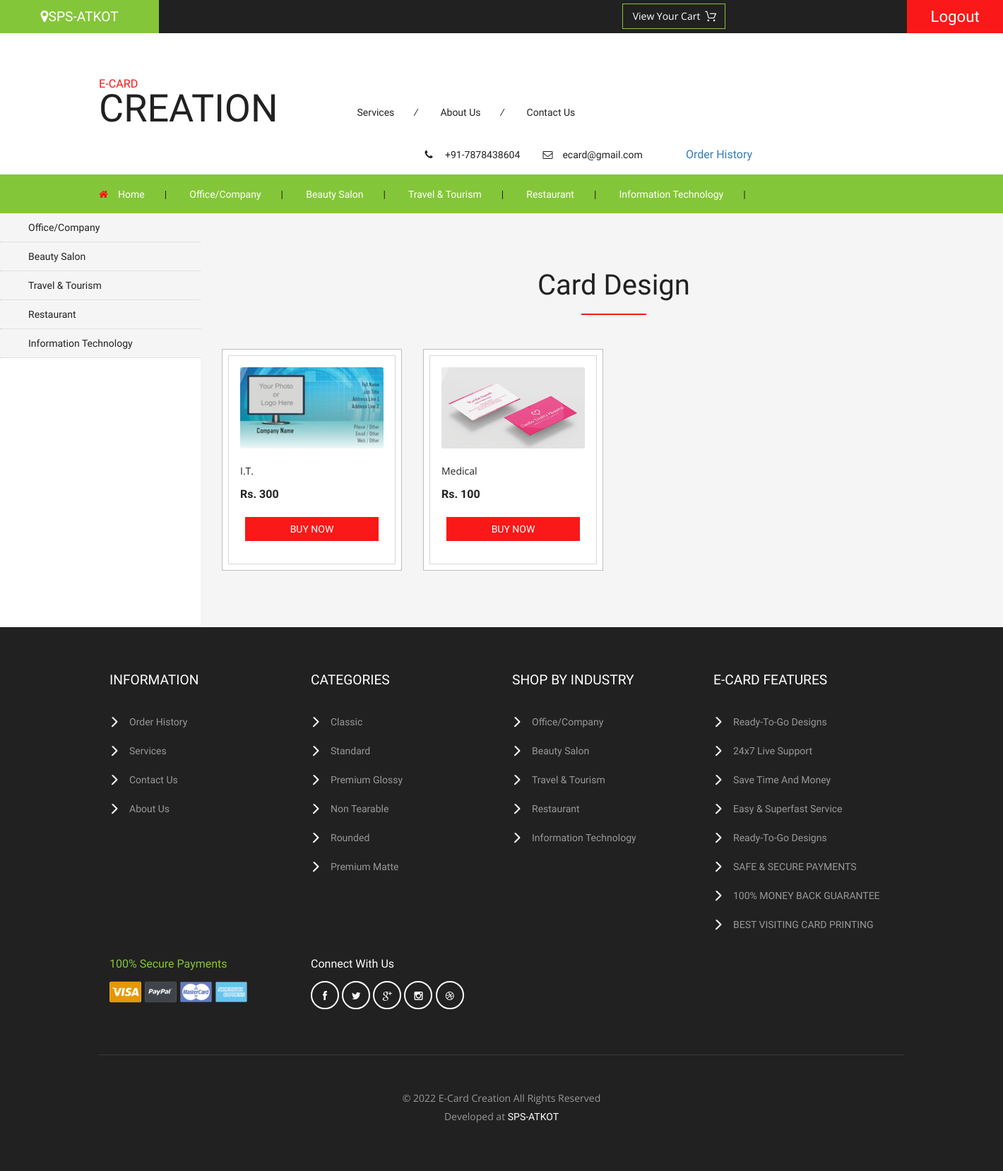
/User/card.php?id=1 (signed in), run on the app's committed database.
### tables this page shows
CREATE TABLE `industry_info` (
  `Industry_id` int(5) NOT NULL DEFAULT 0,
  `Industry_name` text NOT NULL
);

CREATE TABLE `card_info` (
  `Card_id` int(5) NOT NULL DEFAULT 0,
  `Category` text NOT NULL,
  `Industry` text NOT NULL,
  `Name` text NOT NULL,
  `Image` text NOT NULL,
  `Price` int(5) NOT NULL
);

CREATE TABLE `cat_info` (
  `Cat_id` int(5) NOT NULL DEFAULT 0,
  `Cat_name` varchar(100) NOT NULL,
  `Cat_img` text NOT NULL
);

### User/card.php (the view, shortened to what this page needs)
		<?php
	include "Header.php";
?>
	<div class="w3ls_w3l_banner_nav_right_grid w3ls_w3l_banner_nav_right_grid_popular">
		<div class="container">
			<h3>Card Design</h3>
				<div class="w3ls_w3l_banner_nav_right_grid1">
		<?php
$id=$_REQUEST['id'];
include 'Connection.php';
$query="SELECT * FROM card_info where Category='$id'";
$c=mysqli_query($con,$query);
while($r=mysqli_fetch_array($c))
{
	?>
					<div class="col-md-3 w3ls_w3l_banner_left">
						<div class="hover14 column">
						<div class="agile_top_brand_left_grid w3l_agile_top_brand_left_grid">
							<div class="agile_top_brand_left_grid1">
								<figure>
									<div class="snipcart-item block">
										<div class="snipcart-thumb">
											<img src="../web/upload/<?php echo $r['Image'];?>" data-imagezoom="true" height="300" width="500"  class="img-responsive"/>
											<p><?php echo $r['Name'];?></p>
											<h4>Rs. <?php echo $r['Price'];?></h4>
										</div>
										<div class="snipcart-details">
											<a href="single.php?id=<?php echo $r['Card_id'];?>"><input type="submit" name="submit" value="Buy Now" class="button" /></a>
										</div>
									</div>
								</figure>
							</div>
						</div>
						</div>
					</div>
	<?php
}
?>
				<div class="clearfix"> </div>
				</div>
		</div>
	</div>
	</div>
<?php
	include "Footer.php";
?>

### User/Header.php (shortened to what this page needs)
<!DOCTYPE html>
<html>
<head>
<link href="css/bootstrap.css" rel="stylesheet" type="text/css" media="all" />
<link href="css/style.css" rel="stylesheet" type="text/css" media="all" />
<link href="css/font-awesome.css" rel="stylesheet" type="text/css" media="all" />
</head>
<body>
	<div class="agileits_header">
		<div class="w3l_offers">
			<a href="index.php"><i class="fa fa-map-marker"></i>SPS-ATKOT</a>
		</div>
		<?php
		if(isset($_SESSION['user'])){
		?>
			<div class="product_list_header">
			<form action="checkout.php" class="last">
                <fieldset>
                    <input type="submit" name="submit" value="View your cart" class="button" />
                </fieldset>
            </form>
			</div>
			<div class="w3l_header_right1">
			<h2><a href="logout.php">Logout</a></h2>
			</div>
		<?php
		}else{
			?>
			<div class="w3l_header_right1">
			<h2><a href="login.php">Login</a></h2>
			</div>
			<?php
		}
		?>
		<div class="clearfix"> </div>
	</div>
	<div class="logo_products">
		<div class="container">
			<div class="w3ls_logo_products_left">
				<h1><a href="index.php"><span>E-Card</span> Creation</a></h1>
			</div>
			<div class="w3ls_logo_products_left1">
				<ul class="special_items">
					<li><a href="Services.php">Services</a><i>/</i></li>
					<li><a href="about.php">About Us</a><i>/</i></li>
					<li><a href="ContactUs.php">Contact Us</a></li>
				</ul>
			</div>
			<div class="w3ls_logo_products_left1">
				<ul class="phone_email">
					<li><i class="fa fa-phone" aria-hidden="true"></i> +91-7878438604</li>
					<li><i class="fa fa-envelope-o" aria-hidden="true"></i><a href="ecard@gmail.com">ecard@gmail.com</a></li>
					<?php
					if(isset($_SESSION['user'])){
						?>
						&nbsp;&nbsp;&nbsp;&nbsp;&nbsp;&nbsp;&nbsp;<i class="fa fa-history"></i><a href="OrderHistory.php">Order History</a>
						<?php
					}
					?>
				</ul>
			</div>
			<div class="clearfix"> </div>
		</div>
	</div>
	<div class="products-breadcrumb">
		<div class="container">
			<ul>
				<li><i class="fa fa-home" aria-hidden="true"></i><a href="index.php">Home</a><span>|</span></li>
				<?php
				include "connection.php";
				$query="SELECT * FROM industry_info";
				$c=mysqli_query($con,$query);
				while($r=mysqli_fetch_array($c))
				{
				  	?>
					<li><a class="color4" href="ViewIndustry.php?id=<?php echo $r['Industry_id'];?>"><?php echo $r['Industry_name'];?></a><span>|</span></li>
					<?php
				}
				?>
			</ul>
		</div>
	</div>
	<div class="banner">
		<div class="w3l_banner_nav_left">
		<nav class="navbar nav_bottom">
			   <div class="collapse navbar-collapse" id="bs-megadropdown-tabs">
			   <?php
				include "connection.php";
				$query="SELECT * FROM industry_info";
				$c=mysqli_query($con,$query);
				while($r=mysqli_fetch_array($c))
				{
				  ?>
					<ul class="nav navbar-nav nav_1">
						<li><a class="color4" href="ViewIndustry.php?id=<?php echo $r['Industry_id'];?>"><?php echo $r['Industry_name'];?></a></li></ul>
				<?php
				}
				?>
				 </div>
			</nav>
		</div>
	</div>
		<div class="w3l_banner_nav_right">

### User/Footer.php (shortened to what this page needs)
	<div class="footer">
		<div class="container">
			<div class="col-md-3 w3_footer_grid">
				<h3>information</h3>
				<ul class="w3_footer_grid_list">
					<li><a href="OrderHistory.php">Order History</a></li>
					<li><a href="Services.php">Services</a></li>
					<li><a href="ContactUs.php">Contact Us</a></li>
					<li><a href="About.php">About Us</a></li>
				</ul>
			</div>
			<div class="col-md-3 w3_footer_grid">
				<h3>Categories</h3>
				<?php
						include "Connection.php";
						$query="SELECT * FROM cat_info";
						$c=mysqli_query($con,$query);
						while($r=mysqli_fetch_array($c))
						{
						  ?>
				<ul class="w3_footer_grid_list">
					<li><a class="color4" href="Card.php?id=<?php echo $r['Cat_id'];?>"><?php echo $r['Cat_name'];?></a></li>
				</ul>
			<?php
				}
			?>
			</div>
			<div class="col-md-3 w3_footer_grid">
				<h3>Shop By Industry</h3>
				<?php
				include "connection.php";
				$query="SELECT * FROM industry_info";
				$c=mysqli_query($con,$query);
				while($r=mysqli_fetch_array($c))
				{
				  ?>
				<ul class="w3_footer_grid_list">
					<li><a class="color4" href="ViewIndustry.php?id=<?php echo $r['Industry_id'];?>"><?php echo $r['Industry_name'];?></a></li>
				</ul>
				<?php
				   }
				?>
			</div>
			<div class="col-md-3 w3_footer_grid">
				<h3>E-Card Features</h3>
				<ul class="w3_footer_grid_list">
						<li><a href="Services.php">Ready-To-Go Designs</a></li>
						<li><a href="Services.php">24x7 Live Support</a></li>
						<li><a href="Services.php">Save Time And Money</a></li>
						<li><a href="Services.php">Easy & Superfast Service</a></li>
						<li><a href="Services.php">Ready-To-Go Designs</a></li>
						<li><a href="about.php">SAFE & SECURE PAYMENTS</a></li>
						<li><a href="about.php">100% MONEY BACK GUARANTEE</a></li>
						<li><a href="about.php">BEST VISITING CARD PRINTING</a></li>
				</ul>
			</div>
			<div class="clearfix"> </div>
			<div class="agile_footer_grids">
				<div class="col-md-3 w3_footer_grid agile_footer_grids_w3_footer">
					<div class="w3_footer_grid_bottom">
						<h4>100% secure payments</h4>
						<img src="../web/upload/card.png" alt=" " class="img-responsive" />
					</div>
				</div>
				<div class="col-md-3 w3_footer_grid agile_footer_grids_w3_footer">
					<div class="w3_footer_grid_bottom">
						<h5>connect with us</h5>
						<ul class="agileits_social_icons">
							<li><a href="#" class="facebook"><i class="fa fa-facebook" aria-hidden="true"></i></a></li>
							<li><a href="#" class="twitter"><i class="fa fa-twitter" aria-hidden="true"></i></a></li>
							<li><a href="#" class="google"><i class="fa fa-google-plus" aria-hidden="true"></i></a></li>
							<li><a href="#" class="instagram"><i class="fa fa-instagram" aria-hidden="true"></i></a></li>
							<li><a href="#" class="dribbble"><i class="fa fa-dribbble" aria-hidden="true"></i></a></li>
						</ul>
					</div>
				</div>
				<div class="clearfix"> </div>
			</div>
			<div class="wthree_footer_copy">
				<p>&copy; 2022 E-Card Creation All Rights Reserved <br>
				Developed at <a href="#">SPS-ATKOT </a> </p>
			</div>
		</div>
	</div>
</body>
</html>

### data on the page
industry_info: Industry_name "Office/Company"
industry_info: Industry_name "Beauty Salon"
industry_info: Industry_name "Travel & Tourism"
industry_info: Industry_name "Restaurant"
industry_info: Industry_name "Information Technology"
card_info: Image (picture), Name "I.T.", Price "300"
card_info: Image (picture), Name "Medical", Price "100"
cat_info: Cat_name "Classic"
cat_info: Cat_name "Standard"
cat_info: Cat_name "Premium Glossy"
cat_info: Cat_name "Non Tearable"
cat_info: Cat_name "Rounded"
cat_info: Cat_name "Premium Matte"
